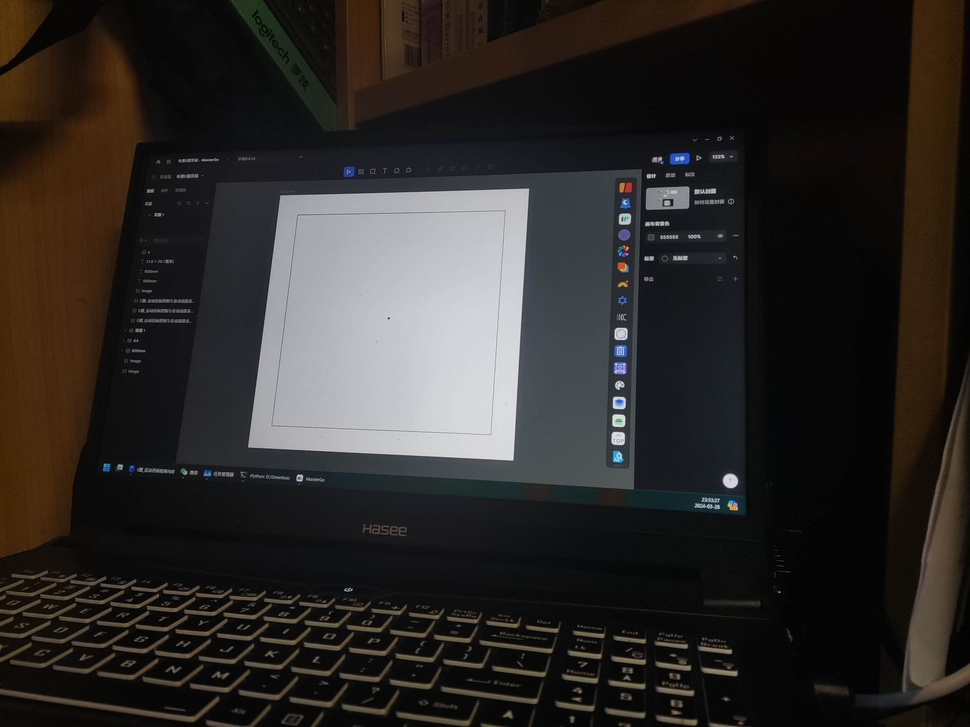
#> input picture img/w1.jpg, 970 x 727 px, shrunk from 2560 x 1920 before the run, found by its file name
$ python cam3-1.py
#> lines starting #> are read from the running program, lines starting #| are printed output that depends on the picture; after the words box and inside, x2 and y2 are one past the last pixel; in counts of white or black regions, pixels touching at a corner belong together
import cv2
import numpy as np

# 读取图像
image = cv2.imread('img/w1.jpg')
#> image is the input picture: shape (727, 970, 3); mean B, G, R 39.3, 41.8, 45.1

# 将图像转换为灰度图
gray = cv2.cvtColor(image, cv2.COLOR_BGR2GRAY)
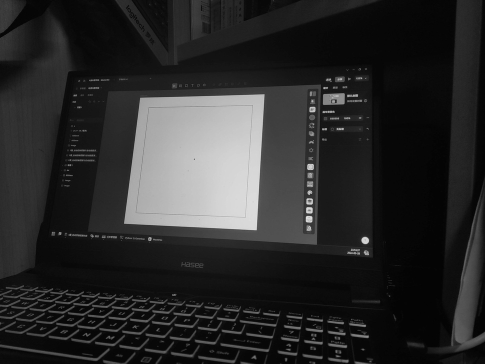
#> gray: shape (727, 970) (shown at 1/2 size); min 0, max 235, mean 42.5

# 使用Canny边缘检测器检测图像边缘
edged = cv2.Canny(gray, 30, 200)
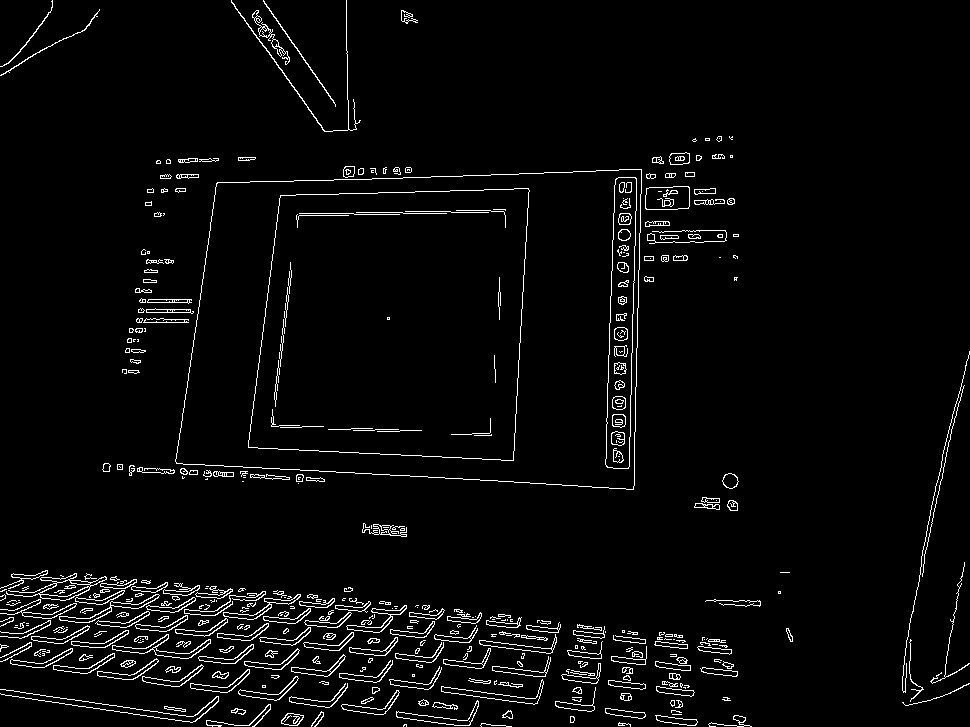
#> edged: shape (727, 970); 3.5% white in thin lines or dots

# 寻找图像中的轮廓
contours, _ = cv2.findContours(edged, cv2.RETR_EXTERNAL, cv2.CHAIN_APPROX_SIMPLE)
#> contours = 378 contours, 210 with area under 20; largest, box (x1, y1, x2, y2) and area: (175, 169, 642, 490) 132195, (645, 186, 690, 210) 960, (6, 573, 107, 601) 846, (441, 679, 544, 705) 535, (112, 634, 211, 659) 530

# 初始化变量以存储最长对角线的信息
max_diagonal_length = 0
max_diagonal_points = []

# 遍历轮廓
for contour in contours:
    # 计算轮廓的周长
    perimeter = cv2.arcLength(contour, True)
    # 使用逼近多边形方法来逼近轮廓
    approx = cv2.approxPolyDP(contour, 0.02 * perimeter, True)
    # 如果逼近的多边形有4个顶点，则认为是四边形
    if len(approx) == 4:
        # 绘制检测到的四边形
        cv2.drawContours(image, [approx], -1, (0, 255, 0), 3)
        # 计算四边形的对角线长度和对角线的交点
        for i in range(4):
            for j in range(i+1, 4):
                pt1 = tuple(approx[i][0])
                pt2 = tuple(approx[j][0])
                diagonal_length = np.sqrt((pt2[0] - pt1[0])**2 + (pt2[1] - pt1[1])**2)
                if diagonal_length > max_diagonal_length:
                    max_diagonal_length = diagonal_length
                    max_diagonal_points = [pt1, pt2]
#> this loop made 378 passes
#> perimeter on passes 1, 3, 4: 11.66, 37.56, 18.83
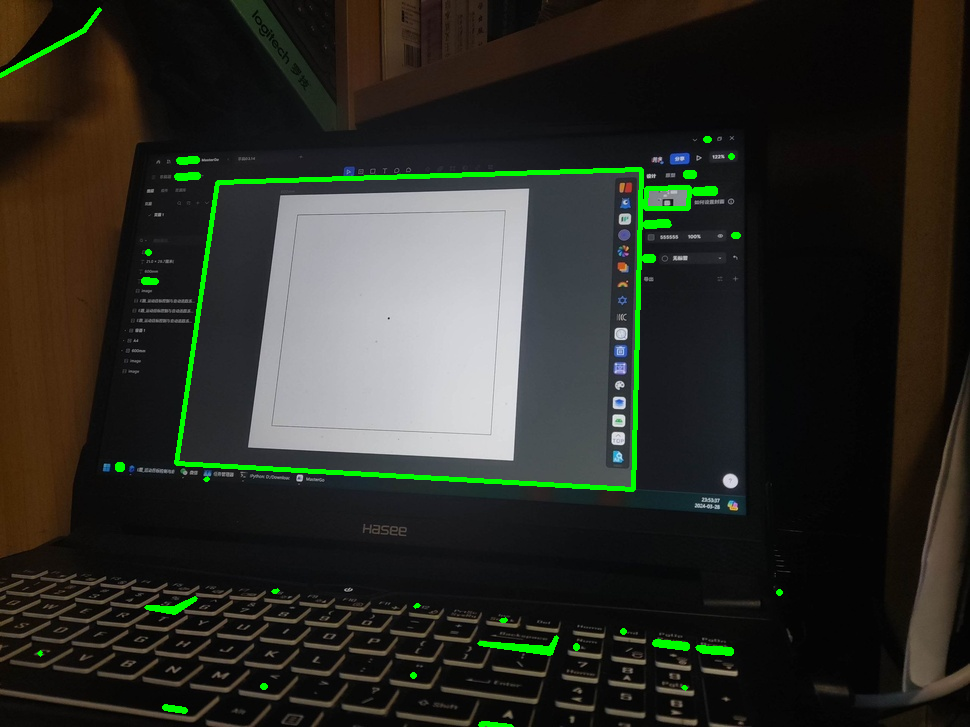
#> image: shape (727, 970, 3); 1.76% of pixels changed, all inside (x1, y1, x2, y2) = (0, 7, 783, 727)
#> after the loop, max_diagonal_length = 550.1; max_diagonal_points = [(641, 169), (176, 463)]

# 计算对角线的交点作为四边形的中心点坐标
center_x = (max_diagonal_points[0][0] + max_diagonal_points[1][0]) // 2
#> center_x = 408
center_y = (max_diagonal_points[0][1] + max_diagonal_points[1][1]) // 2
#> center_y = 316

# 在图像上绘制对角线和中心点

cv2.line(image, max_diagonal_points[0], max_diagonal_points[1], (0, 255, 0), 2)
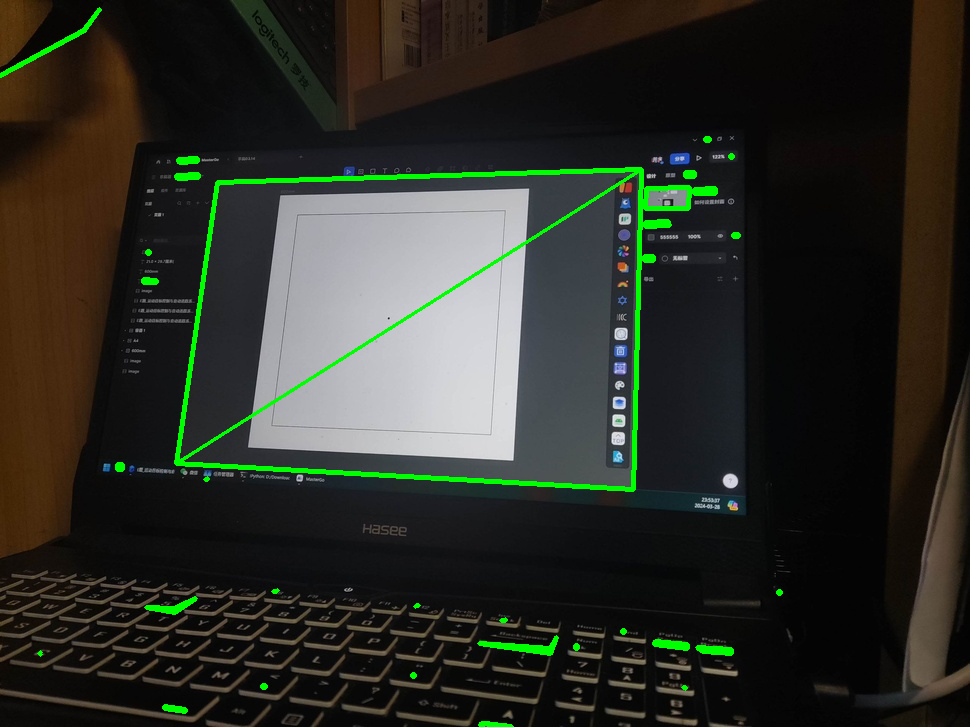
#> image: shape (727, 970, 3); 0.26% of pixels changed, all inside (x1, y1, x2, y2) = (179, 172, 639, 461)
cv2.circle(image, (center_x, center_y), 5, (0, 0, 255), -1)
#> image: shape (727, 970, 3); 0.01% of pixels changed, all inside (x1, y1, x2, y2) = (403, 311, 414, 322)

# 显示原始图像和检测到的四边形以及中心点
cv2.imshow('Detected Quadrilateral with Center', image)
cv2.waitKey(0)
cv2.destroyAllWindows()


# 保存结果图像
cv2.imwrite('out.jpg', image)

$ run again, with img/w2.jpg copied over img/w1.jpg
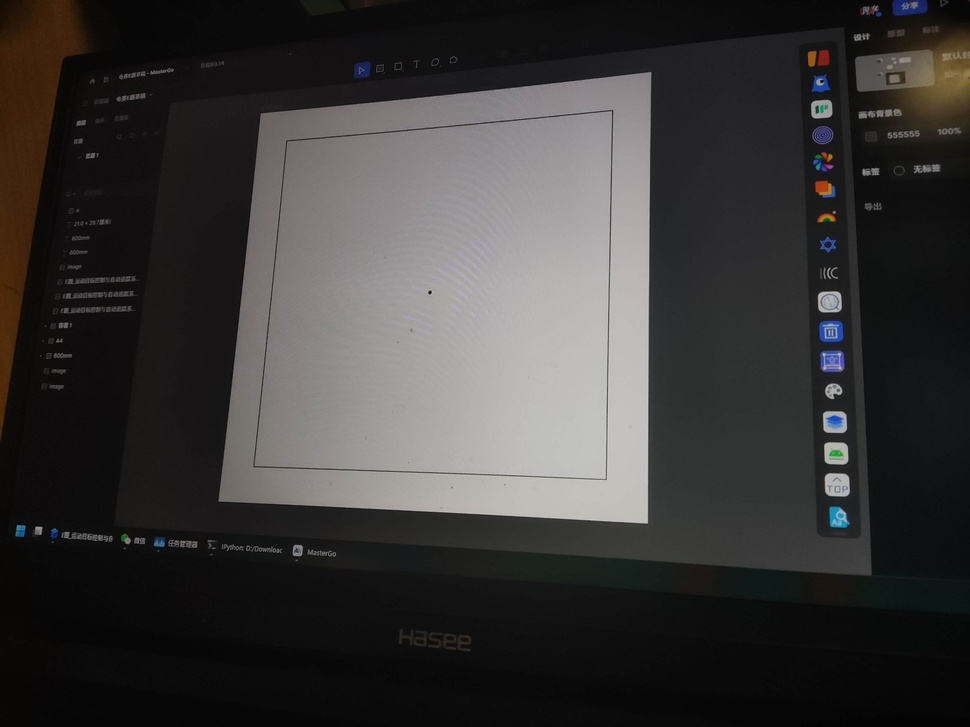
#> input picture img/w2.jpg, 970 x 727 px, shrunk from 2560 x 1920 before the run, found by its file name
#> image is the input picture: shape (727, 970, 3); mean B, G, R 55.4, 56.1, 57.7
#> `edged = cv2.Canny(gray, 30, 200)`:
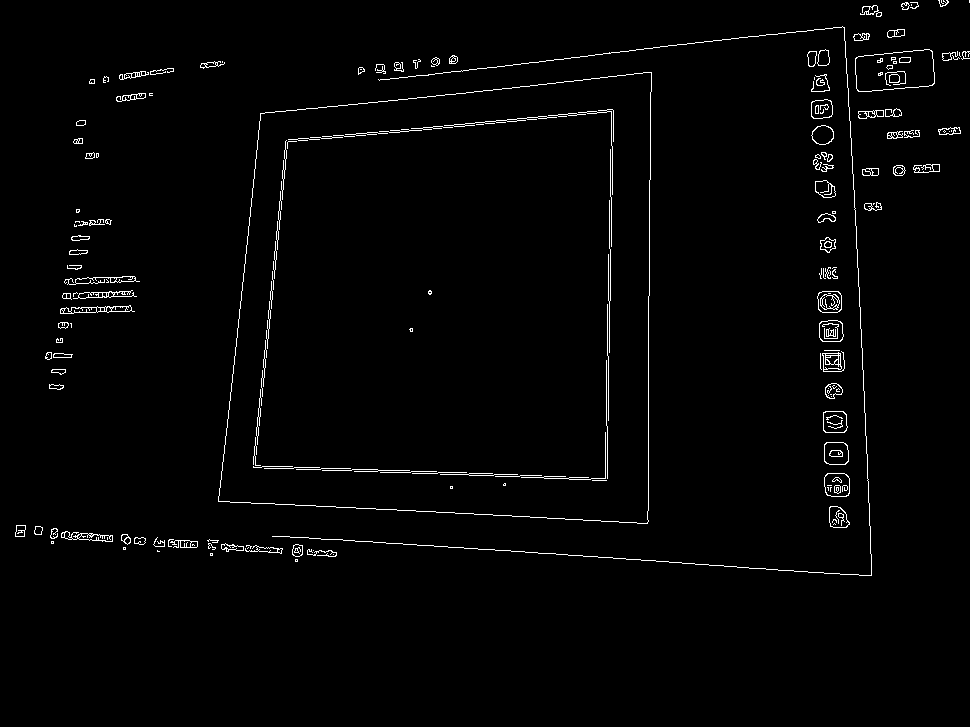
#> edged: shape (727, 970); 1.7% white in thin lines or dots, all inside (x1, y1, x2, y2) = (15, 0, 970, 576)
#> contours = 123 contours, 59 with area under 20; largest, box (x1, y1, x2, y2) and area: (218, 72, 652, 524) 171072, (855, 49, 935, 92) 2787, (824, 473, 850, 497) 538, (824, 442, 849, 465) 502, (823, 411, 848, 433) 475
#> the loop `for contour in contours:` made 123 passes
#> perimeter on passes 6, 9, 10, 11, 12, 13, 15, 16: 155.1, 113.7, 15.66, 39.9, 60.38, 42.63, 103.5, 37.31
#> after the loop `for contour in contours:`: max_diagonal_length = 609.5; max_diagonal_points = [(651, 72), (218, 501)]
#> center_x = 434
#> center_y = 286
#> `cv2.line(image, max_diagonal_points[0], max_diagonal_points[1], (0, 25..`:
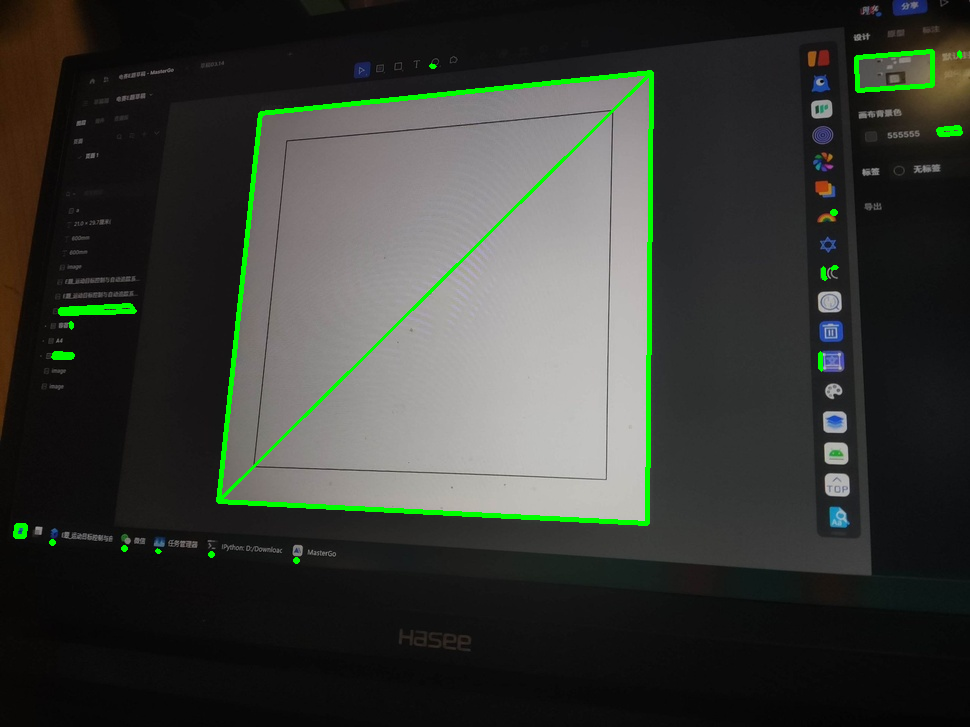
#> image: shape (727, 970, 3); mean B, G, R 53.9, 59.3, 56.1

$ run again, with img/w3.jpg copied over img/w1.jpg
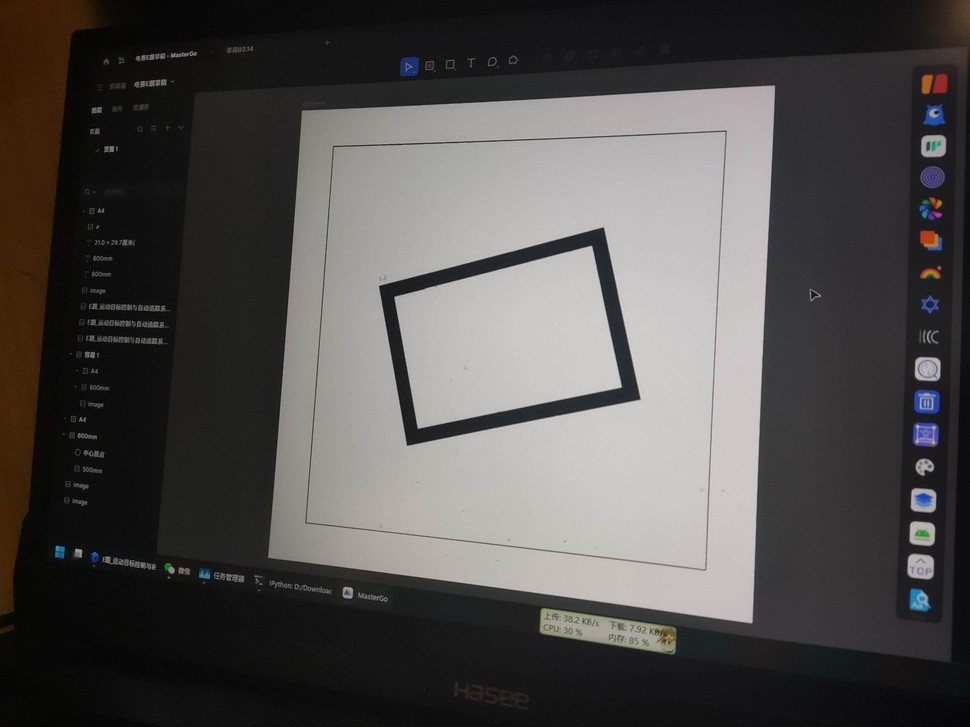
#> input picture img/w3.jpg, 970 x 727 px, shrunk from 2560 x 1920 before the run, found by its file name
#> image is the input picture: shape (727, 970, 3); mean B, G, R 77.6, 78.7, 80.9
#> `edged = cv2.Canny(gray, 30, 200)`:
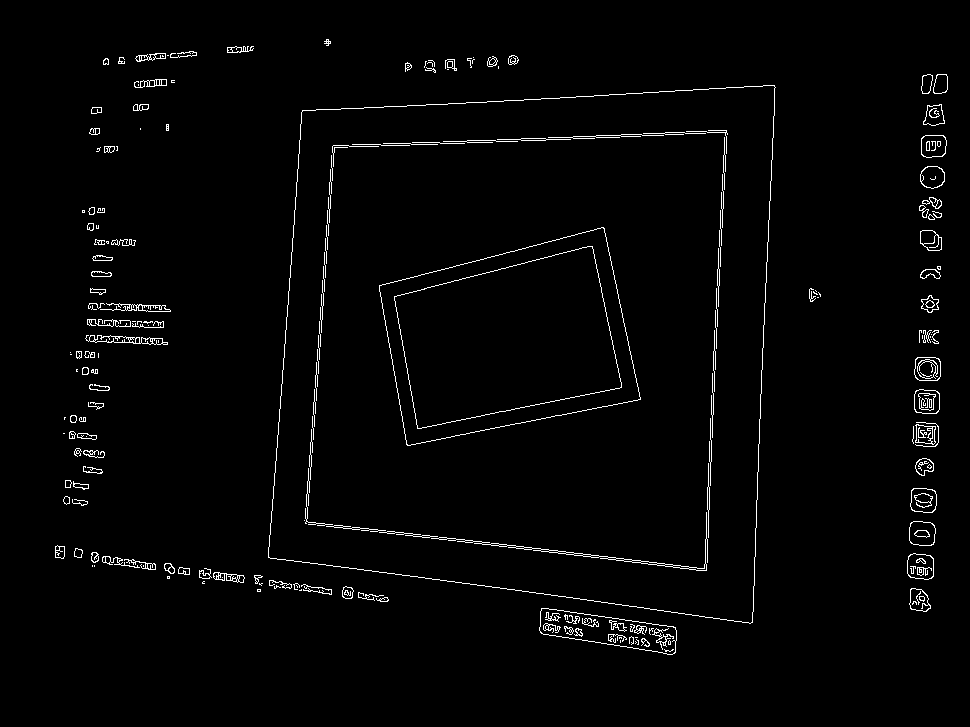
#> edged: shape (727, 970); 1.9% white in thin lines or dots, all inside (x1, y1, x2, y2) = (55, 39, 948, 655)
#> contours = 138 contours, 73 with area under 20; largest, box (x1, y1, x2, y2) and area: (268, 85, 776, 624) 235208, (539, 608, 677, 655) 3610, (907, 553, 934, 580) 598, (909, 521, 936, 546) 560, (914, 357, 941, 381) 560
#> the loop `for contour in contours:` made 138 passes
#> perimeter on passes 2, 3, 6, 7, 9, 10, 11, 12: 32.14, 113, 77.7, 40.73, 19.9, 161.6, 33.31, 11.07
#> after the loop `for contour in contours:`: max_diagonal_length = 692; max_diagonal_points = [(774, 85), (268, 557)]
#> center_x = 521
#> center_y = 321
#> `cv2.line(image, max_diagonal_points[0], max_diagonal_points[1], (0, 25..`:
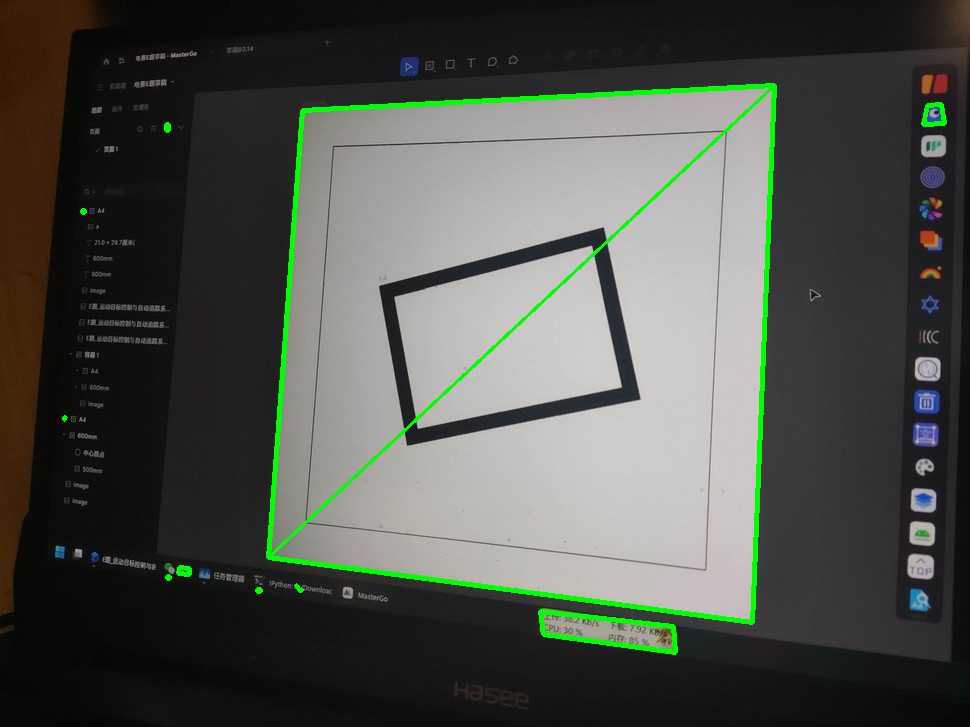
#> image: shape (727, 970, 3); mean B, G, R 75.4, 81.6, 78.7
